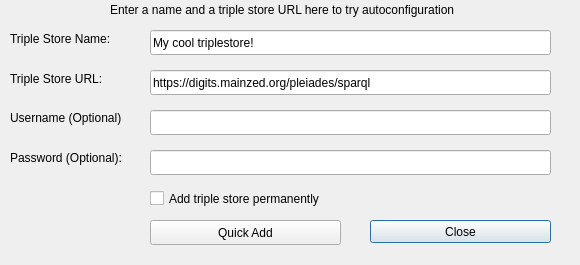
<?xml version="1.0" encoding="UTF-8"?>
<ui version="4.0">
 <class>TripleStoreDialog</class>
 <widget class="QDialog" name="TripleStoreDialog">
  <property name="geometry">
   <rect>
    <x>0</x>
    <y>0</y>
    <width>580</width>
    <height>265</height>
   </rect>
  </property>
  <property name="windowTitle">
   <string>Dialog</string>
  </property>
  <widget class="QLabel" name="tripleStoreLabel">
   <property name="geometry">
    <rect>
     <x>10</x>
     <y>70</y>
     <width>161</width>
     <height>17</height>
    </rect>
   </property>
   <property name="text">
    <string>Triple Store URL:</string>
   </property>
  </widget>
  <widget class="QLineEdit" name="tripleStoreEdit">
   <property name="geometry">
    <rect>
     <x>150</x>
     <y>70</y>
     <width>401</width>
     <height>25</height>
    </rect>
   </property>
   <property name="text">
    <string>https://digits.mainzed.org/pleiades/sparql</string>
   </property>
  </widget>
  <widget class="QLabel" name="tripleStoreNameLabel">
   <property name="geometry">
    <rect>
     <x>10</x>
     <y>30</y>
     <width>161</width>
     <height>17</height>
    </rect>
   </property>
   <property name="text">
    <string>Triple Store Name:</string>
   </property>
  </widget>
  <widget class="QLineEdit" name="tripleStoreNameEdit">
   <property name="geometry">
    <rect>
     <x>150</x>
     <y>30</y>
     <width>401</width>
     <height>25</height>
    </rect>
   </property>
   <property name="text">
    <string>My cool triplestore!</string>
   </property>
  </widget>
  <widget class="QPushButton" name="tripleStoreCloseButton">
   <property name="geometry">
    <rect>
     <x>370</x>
     <y>220</y>
     <width>181</width>
     <height>23</height>
    </rect>
   </property>
   <property name="text">
    <string>Close</string>
   </property>
  </widget>
  <widget class="QPushButton" name="detectConfiguration">
   <property name="geometry">
    <rect>
     <x>150</x>
     <y>220</y>
     <width>191</width>
     <height>25</height>
    </rect>
   </property>
   <property name="text">
    <string>Quick Add</string>
   </property>
  </widget>
  <widget class="QLabel" name="tripleStoreNameLabel_2">
   <property name="geometry">
    <rect>
     <x>110</x>
     <y>0</y>
     <width>441</width>
     <height>20</height>
    </rect>
   </property>
   <property name="text">
    <string>Enter a name and a triple store URL here to try autoconfiguration</string>
   </property>
  </widget>
  <widget class="QCheckBox" name="permanentAdd">
   <property name="geometry">
    <rect>
     <x>150</x>
     <y>190</y>
     <width>401</width>
     <height>17</height>
    </rect>
   </property>
   <property name="text">
    <string>Add triple store permanently</string>
   </property>
  </widget>
  <widget class="QLabel" name="label">
   <property name="geometry">
    <rect>
     <x>10</x>
     <y>110</y>
     <width>111</width>
     <height>16</height>
    </rect>
   </property>
   <property name="text">
    <string>Username (Optional):</string>
   </property>
  </widget>
  <widget class="QLabel" name="label_2">
   <property name="geometry">
    <rect>
     <x>10</x>
     <y>150</y>
     <width>131</width>
     <height>16</height>
    </rect>
   </property>
   <property name="text">
    <string>Password (Optional):</string>
   </property>
  </widget>
  <widget class="QLineEdit" name="credentialUserName">
   <property name="geometry">
    <rect>
     <x>150</x>
     <y>110</y>
     <width>401</width>
     <height>25</height>
    </rect>
   </property>
   <property name="text">
    <string/>
   </property>
  </widget>
  <widget class="QLineEdit" name="credentialPassword">
   <property name="geometry">
    <rect>
     <x>150</x>
     <y>150</y>
     <width>401</width>
     <height>25</height>
    </rect>
   </property>
   <property name="text">
    <string/>
   </property>
   <property name="echoMode">
    <enum>QLineEdit::Password</enum>
   </property>
  </widget>
 </widget>
 <resources/>
 <connections/>
</ui>
